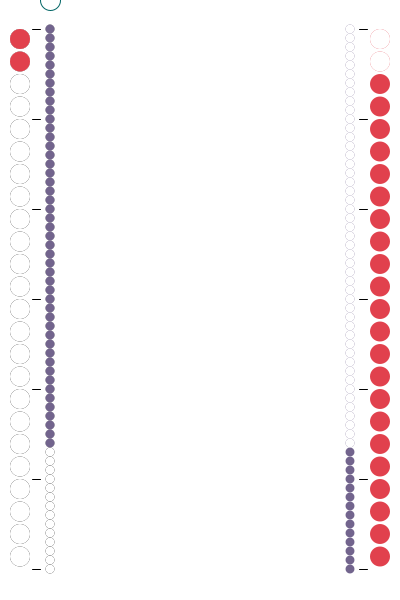
Frame 1 (no input)
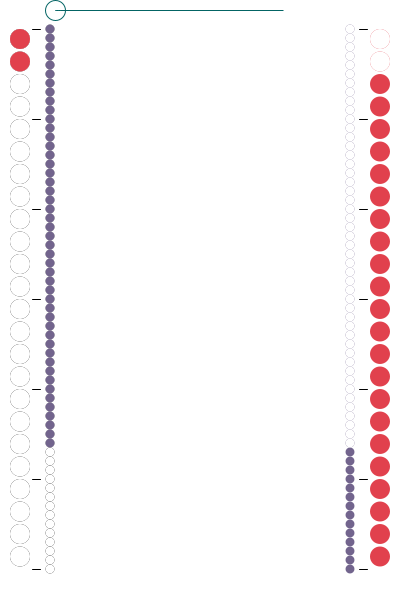
Frame 60 (the mouse pressed at the canvas centre just before this capture)
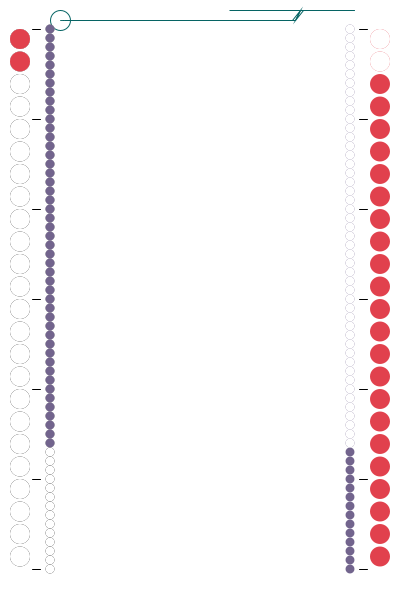
Frame 120 (the mouse held since frame 60 and released just before this capture)

The Processing sketch that drew these frames (run headless with seeded random() and noise(); from frame 60 on, the mouse is pressed at the canvas centre):

// Processing sketch: processing_41905
// ── processing_41905.pde

PImage backing;
void setup(){
  
  size(400,600);
  smooth();
}


int t,i,i1,h1,w=255,a[]=new int[w*w],b[]=new int[w*w],s,h,m;
float mcount;
float daytime, night, hpurpose, hcount;
void draw(){
background(w);
s=second();
m=minute();

h=hour();
//background changer

hpurpose=h-12;
//seconds
noFill();
//line background
beginShape(10);
a[t]=s*10;a[t+1]=100+s*5-w;

stroke(255);
strokeWeight(1.5);

for(i=0;i<t;i+=2)
 vertex(w+cos((t-i)/99f)*a[i+1]-50,a[i]);

if(a[t]>0)t+=2;
endShape();
beginShape(10);
a[t]=s*10;a[t+1]=100+s*5-w;

stroke(s*3,100,100);
strokeWeight(1);

for(i=0;i<t;i+=2)
 vertex(w+cos((t-i)/99f)*a[i+1]-50,a[i]);

if(a[t]>0)t+=2;
endShape();

 if(s==59){
   a=new int[w*w];
   t=0;
   a[t]=500;
   a[t+1]=500;
   i=0;
   println(i);
 }
  ellipse(w+cos((t-i)/99f)*a[i+1]-50,a[i],20,20);
 //minutes
 mcount=m*9+29;
 hcount=h*24;

for(int i1=29;i1<571;i1=i1+9){
  fill(255-m*3,100,m*3);
  noStroke();
  ellipse(350,i1,9,9);
   fill(0);
  ellipse(50,i1,9,9);
  fill(255);
  ellipse(50,i1,9,9);
}
for(int t1=29;t1<mcount;t1=t1+9){
  fill(255,255,255);
  ellipse(350,t1,9,9);
  fill(255-m*3,100,m*3);
  ellipse(50,t1,9,9);
}

for(float i2=39;i2<561;i2=i2+22.5){
  fill(255-h*10,50+h*5,50+h*9);
  noStroke();
  ellipse(380,i2,20,20);
   fill(0);
  ellipse(20,i2,20,20);
  fill(255,255,255);
  ellipse(20,i2,20,20);
}
for(float t2=39;t2<hcount;t2=t2+22.5){
  fill(255);
  ellipse(380,t2,20,20);
  fill(255-h*10,50+h*5,50+h*9);
  ellipse(20,t2,20,20);
}

for(int lfunc=29;lfunc<=height;lfunc=lfunc+90){
  stroke(0);
  line(32,lfunc,40,lfunc);
  line(359,lfunc,367,lfunc);
}
}
